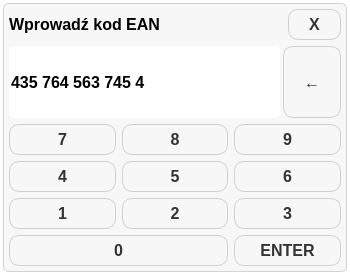
<?xml version="1.0" encoding="UTF-8"?>
<ui version="4.0">
 <class>KeyboardNumDialog</class>
 <widget class="QDialog" name="KeyboardNumDialog">
  <property name="windowModality">
   <enum>Qt::ApplicationModal</enum>
  </property>
  <property name="geometry">
   <rect>
    <x>0</x>
    <y>0</y>
    <width>350</width>
    <height>275</height>
   </rect>
  </property>
  <property name="sizePolicy">
   <sizepolicy hsizetype="Minimum" vsizetype="Preferred">
    <horstretch>0</horstretch>
    <verstretch>0</verstretch>
   </sizepolicy>
  </property>
  <property name="minimumSize">
   <size>
    <width>350</width>
    <height>0</height>
   </size>
  </property>
  <property name="windowTitle">
   <string>Dialog</string>
  </property>
  <property name="styleSheet">
   <string notr="true">background-color: transparent;</string>
  </property>
  <layout class="QVBoxLayout" name="verticalLayout">
   <property name="leftMargin">
    <number>3</number>
   </property>
   <property name="topMargin">
    <number>3</number>
   </property>
   <property name="rightMargin">
    <number>3</number>
   </property>
   <property name="bottomMargin">
    <number>3</number>
   </property>
   <item>
    <widget class="QWidget" name="widget" native="true">
     <property name="styleSheet">
      <string notr="true">#widget {
background-color: rgb(247, 247, 247); 
border: 1px solid rgb(212, 210, 210); 
border-radius: 5px;
}</string>
     </property>
     <layout class="QVBoxLayout" name="verticalLayout_2">
      <property name="leftMargin">
       <number>6</number>
      </property>
      <property name="topMargin">
       <number>6</number>
      </property>
      <property name="rightMargin">
       <number>6</number>
      </property>
      <property name="bottomMargin">
       <number>6</number>
      </property>
      <item>
       <layout class="QHBoxLayout" name="horizontalLayout">
        <item>
         <widget class="QLabel" name="label">
          <property name="sizePolicy">
           <sizepolicy hsizetype="Expanding" vsizetype="Preferred">
            <horstretch>0</horstretch>
            <verstretch>0</verstretch>
           </sizepolicy>
          </property>
          <property name="font">
           <font>
            <pointsize>12</pointsize>
            <weight>75</weight>
            <bold>true</bold>
            <strikeout>false</strikeout>
           </font>
          </property>
          <property name="text">
           <string>Wprowadź kod EAN</string>
          </property>
         </widget>
        </item>
        <item>
         <widget class="QPushButton" name="cancelPushButton">
          <property name="font">
           <font>
            <pointsize>-1</pointsize>
            <weight>75</weight>
            <bold>true</bold>
            <underline>false</underline>
            <strikeout>false</strikeout>
           </font>
          </property>
          <property name="styleSheet">
           <string notr="true">QPushButton {
    background-color: qlineargradient(x1: 0, y1: 0, x2: 0, y2: 1,
                                      stop: 0 #f8f8f8, stop: 1 #e0e0e0);
    border: 1px solid #d0d0d0;
    border-radius: 10px;
    color: #333333;
    padding: 5px 20px;
    font-size: 16px;
    font-weight: bold;
    text-align: center;
    text-decoration: none;
    outline: none;
}

QPushButton:hover {
    background-color: qlineargradient(x1: 0, y1: 0, x2: 0, y2: 1,
                                      stop: 0 #f0f0f0, stop: 1 #d8d8d8);
    border: 1px solid #c0c0c0;
}

QPushButton:pressed {
    background-color: qlineargradient(x1: 0, y1: 0, x2: 0, y2: 1,
                                      stop: 0 #e8e8e8, stop: 1 #d0d0d0);
    border: 1px solid #b0b0b0;
    padding: 8px 18px;
}

QPushButton:disabled {
    background-color: #f0f0f0;
    border: 1px solid #e0e0e0;
    color: #a0a0a0;
}</string>
          </property>
          <property name="text">
           <string>X</string>
          </property>
         </widget>
        </item>
       </layout>
      </item>
      <item>
       <layout class="QHBoxLayout" name="eanHorizontalLayout">
        <property name="spacing">
         <number>3</number>
        </property>
        <item>
         <widget class="QLineEdit" name="eanLineEdit">
          <property name="sizePolicy">
           <sizepolicy hsizetype="MinimumExpanding" vsizetype="Preferred">
            <horstretch>0</horstretch>
            <verstretch>0</verstretch>
           </sizepolicy>
          </property>
          <property name="minimumSize">
           <size>
            <width>240</width>
            <height>0</height>
           </size>
          </property>
          <property name="font">
           <font>
            <pointsize>12</pointsize>
            <weight>75</weight>
            <bold>true</bold>
           </font>
          </property>
          <property name="focusPolicy">
           <enum>Qt::NoFocus</enum>
          </property>
          <property name="styleSheet">
           <string notr="true">background-color: rgb(255, 255, 255);border-radius:5px;</string>
          </property>
          <property name="text">
           <string>435 764 563 745 4</string>
          </property>
          <property name="readOnly">
           <bool>true</bool>
          </property>
         </widget>
        </item>
        <item>
         <widget class="QPushButton" name="bckspcPushButton">
          <property name="sizePolicy">
           <sizepolicy hsizetype="Minimum" vsizetype="Minimum">
            <horstretch>0</horstretch>
            <verstretch>0</verstretch>
           </sizepolicy>
          </property>
          <property name="font">
           <font>
            <pointsize>-1</pointsize>
            <weight>75</weight>
            <bold>true</bold>
            <underline>false</underline>
            <strikeout>false</strikeout>
           </font>
          </property>
          <property name="styleSheet">
           <string notr="true">QPushButton {
    background-color: qlineargradient(x1: 0, y1: 0, x2: 0, y2: 1,
                                      stop: 0 #f8f8f8, stop: 1 #e0e0e0);
    border: 1px solid #d0d0d0;
    border-radius: 10px;
    color: #333333;
    padding: 5px 20px;
    font-size: 16px;
    font-weight: bold;
    text-align: center;
    text-decoration: none;
    outline: none;
}

QPushButton:hover {
    background-color: qlineargradient(x1: 0, y1: 0, x2: 0, y2: 1,
                                      stop: 0 #f0f0f0, stop: 1 #d8d8d8);
    border: 1px solid #c0c0c0;
}

QPushButton:pressed {
    background-color: qlineargradient(x1: 0, y1: 0, x2: 0, y2: 1,
                                      stop: 0 #e8e8e8, stop: 1 #d0d0d0);
    border: 1px solid #b0b0b0;
    padding: 8px 18px;
}

QPushButton:disabled {
    background-color: #f0f0f0;
    border: 1px solid #e0e0e0;
    color: #a0a0a0;
}</string>
          </property>
          <property name="text">
           <string>←</string>
          </property>
         </widget>
        </item>
       </layout>
      </item>
      <item>
       <layout class="QGridLayout" name="dButtonsGridLayout">
        <item row="1" column="1">
         <widget class="QPushButton" name="d5PushButton">
          <property name="font">
           <font>
            <pointsize>-1</pointsize>
            <weight>75</weight>
            <bold>true</bold>
            <underline>false</underline>
            <strikeout>false</strikeout>
           </font>
          </property>
          <property name="styleSheet">
           <string notr="true">QPushButton {
    background-color: qlineargradient(x1: 0, y1: 0, x2: 0, y2: 1,
                                      stop: 0 #f8f8f8, stop: 1 #e0e0e0);
    border: 1px solid #d0d0d0;
    border-radius: 10px;
    color: #333333;
    padding: 5px 20px;
    font-size: 16px;
    font-weight: bold;
    text-align: center;
    text-decoration: none;
    outline: none;
}

QPushButton:hover {
    background-color: qlineargradient(x1: 0, y1: 0, x2: 0, y2: 1,
                                      stop: 0 #f0f0f0, stop: 1 #d8d8d8);
    border: 1px solid #c0c0c0;
}

QPushButton:pressed {
    background-color: qlineargradient(x1: 0, y1: 0, x2: 0, y2: 1,
                                      stop: 0 #e8e8e8, stop: 1 #d0d0d0);
    border: 1px solid #b0b0b0;
    padding: 8px 18px;
}

QPushButton:disabled {
    background-color: #f0f0f0;
    border: 1px solid #e0e0e0;
    color: #a0a0a0;
}</string>
          </property>
          <property name="text">
           <string>5</string>
          </property>
         </widget>
        </item>
        <item row="1" column="2">
         <widget class="QPushButton" name="d6PushButton">
          <property name="font">
           <font>
            <pointsize>-1</pointsize>
            <weight>75</weight>
            <bold>true</bold>
            <underline>false</underline>
            <strikeout>false</strikeout>
           </font>
          </property>
          <property name="styleSheet">
           <string notr="true">QPushButton {
    background-color: qlineargradient(x1: 0, y1: 0, x2: 0, y2: 1,
                                      stop: 0 #f8f8f8, stop: 1 #e0e0e0);
    border: 1px solid #d0d0d0;
    border-radius: 10px;
    color: #333333;
    padding: 5px 20px;
    font-size: 16px;
    font-weight: bold;
    text-align: center;
    text-decoration: none;
    outline: none;
}

QPushButton:hover {
    background-color: qlineargradient(x1: 0, y1: 0, x2: 0, y2: 1,
                                      stop: 0 #f0f0f0, stop: 1 #d8d8d8);
    border: 1px solid #c0c0c0;
}

QPushButton:pressed {
    background-color: qlineargradient(x1: 0, y1: 0, x2: 0, y2: 1,
                                      stop: 0 #e8e8e8, stop: 1 #d0d0d0);
    border: 1px solid #b0b0b0;
    padding: 8px 18px;
}

QPushButton:disabled {
    background-color: #f0f0f0;
    border: 1px solid #e0e0e0;
    color: #a0a0a0;
}</string>
          </property>
          <property name="text">
           <string>6</string>
          </property>
         </widget>
        </item>
        <item row="2" column="0">
         <widget class="QPushButton" name="d1PushButton">
          <property name="font">
           <font>
            <pointsize>-1</pointsize>
            <weight>75</weight>
            <bold>true</bold>
            <underline>false</underline>
            <strikeout>false</strikeout>
           </font>
          </property>
          <property name="styleSheet">
           <string notr="true">QPushButton {
    background-color: qlineargradient(x1: 0, y1: 0, x2: 0, y2: 1,
                                      stop: 0 #f8f8f8, stop: 1 #e0e0e0);
    border: 1px solid #d0d0d0;
    border-radius: 10px;
    color: #333333;
    padding: 5px 20px;
    font-size: 16px;
    font-weight: bold;
    text-align: center;
    text-decoration: none;
    outline: none;
}

QPushButton:hover {
    background-color: qlineargradient(x1: 0, y1: 0, x2: 0, y2: 1,
                                      stop: 0 #f0f0f0, stop: 1 #d8d8d8);
    border: 1px solid #c0c0c0;
}

QPushButton:pressed {
    background-color: qlineargradient(x1: 0, y1: 0, x2: 0, y2: 1,
                                      stop: 0 #e8e8e8, stop: 1 #d0d0d0);
    border: 1px solid #b0b0b0;
    padding: 8px 18px;
}

QPushButton:disabled {
    background-color: #f0f0f0;
    border: 1px solid #e0e0e0;
    color: #a0a0a0;
}</string>
          </property>
          <property name="text">
           <string>1</string>
          </property>
         </widget>
        </item>
        <item row="1" column="0">
         <widget class="QPushButton" name="d4PushButton">
          <property name="font">
           <font>
            <pointsize>-1</pointsize>
            <weight>75</weight>
            <bold>true</bold>
            <underline>false</underline>
            <strikeout>false</strikeout>
           </font>
          </property>
          <property name="styleSheet">
           <string notr="true">QPushButton {
    background-color: qlineargradient(x1: 0, y1: 0, x2: 0, y2: 1,
                                      stop: 0 #f8f8f8, stop: 1 #e0e0e0);
    border: 1px solid #d0d0d0;
    border-radius: 10px;
    color: #333333;
    padding: 5px 20px;
    font-size: 16px;
    font-weight: bold;
    text-align: center;
    text-decoration: none;
    outline: none;
}

QPushButton:hover {
    background-color: qlineargradient(x1: 0, y1: 0, x2: 0, y2: 1,
                                      stop: 0 #f0f0f0, stop: 1 #d8d8d8);
    border: 1px solid #c0c0c0;
}

QPushButton:pressed {
    background-color: qlineargradient(x1: 0, y1: 0, x2: 0, y2: 1,
                                      stop: 0 #e8e8e8, stop: 1 #d0d0d0);
    border: 1px solid #b0b0b0;
    padding: 8px 18px;
}

QPushButton:disabled {
    background-color: #f0f0f0;
    border: 1px solid #e0e0e0;
    color: #a0a0a0;
}</string>
          </property>
          <property name="text">
           <string>4</string>
          </property>
         </widget>
        </item>
        <item row="2" column="2">
         <widget class="QPushButton" name="d3PushButton">
          <property name="font">
           <font>
            <pointsize>-1</pointsize>
            <weight>75</weight>
            <bold>true</bold>
            <underline>false</underline>
            <strikeout>false</strikeout>
           </font>
          </property>
          <property name="styleSheet">
           <string notr="true">QPushButton {
    background-color: qlineargradient(x1: 0, y1: 0, x2: 0, y2: 1,
                                      stop: 0 #f8f8f8, stop: 1 #e0e0e0);
    border: 1px solid #d0d0d0;
    border-radius: 10px;
    color: #333333;
    padding: 5px 20px;
    font-size: 16px;
    font-weight: bold;
    text-align: center;
    text-decoration: none;
    outline: none;
}

QPushButton:hover {
    background-color: qlineargradient(x1: 0, y1: 0, x2: 0, y2: 1,
                                      stop: 0 #f0f0f0, stop: 1 #d8d8d8);
    border: 1px solid #c0c0c0;
}

QPushButton:pressed {
    background-color: qlineargradient(x1: 0, y1: 0, x2: 0, y2: 1,
                                      stop: 0 #e8e8e8, stop: 1 #d0d0d0);
    border: 1px solid #b0b0b0;
    padding: 8px 18px;
}

QPushButton:disabled {
    background-color: #f0f0f0;
    border: 1px solid #e0e0e0;
    color: #a0a0a0;
}</string>
          </property>
          <property name="text">
           <string>3</string>
          </property>
         </widget>
        </item>
        <item row="0" column="2">
         <widget class="QPushButton" name="d9PushButton">
          <property name="font">
           <font>
            <pointsize>-1</pointsize>
            <weight>75</weight>
            <bold>true</bold>
            <underline>false</underline>
            <strikeout>false</strikeout>
           </font>
          </property>
          <property name="styleSheet">
           <string notr="true">QPushButton {
    background-color: qlineargradient(x1: 0, y1: 0, x2: 0, y2: 1,
                                      stop: 0 #f8f8f8, stop: 1 #e0e0e0);
    border: 1px solid #d0d0d0;
    border-radius: 10px;
    color: #333333;
    padding: 5px 20px;
    font-size: 16px;
    font-weight: bold;
    text-align: center;
    text-decoration: none;
    outline: none;
}

QPushButton:hover {
    background-color: qlineargradient(x1: 0, y1: 0, x2: 0, y2: 1,
                                      stop: 0 #f0f0f0, stop: 1 #d8d8d8);
    border: 1px solid #c0c0c0;
}

QPushButton:pressed {
    background-color: qlineargradient(x1: 0, y1: 0, x2: 0, y2: 1,
                                      stop: 0 #e8e8e8, stop: 1 #d0d0d0);
    border: 1px solid #b0b0b0;
    padding: 8px 18px;
}

QPushButton:disabled {
    background-color: #f0f0f0;
    border: 1px solid #e0e0e0;
    color: #a0a0a0;
}</string>
          </property>
          <property name="text">
           <string>9</string>
          </property>
         </widget>
        </item>
        <item row="0" column="1">
         <widget class="QPushButton" name="d8PushButton">
          <property name="font">
           <font>
            <pointsize>-1</pointsize>
            <weight>75</weight>
            <bold>true</bold>
            <underline>false</underline>
            <strikeout>false</strikeout>
           </font>
          </property>
          <property name="styleSheet">
           <string notr="true">QPushButton {
    background-color: qlineargradient(x1: 0, y1: 0, x2: 0, y2: 1,
                                      stop: 0 #f8f8f8, stop: 1 #e0e0e0);
    border: 1px solid #d0d0d0;
    border-radius: 10px;
    color: #333333;
    padding: 5px 20px;
    font-size: 16px;
    font-weight: bold;
    text-align: center;
    text-decoration: none;
    outline: none;
}

QPushButton:hover {
    background-color: qlineargradient(x1: 0, y1: 0, x2: 0, y2: 1,
                                      stop: 0 #f0f0f0, stop: 1 #d8d8d8);
    border: 1px solid #c0c0c0;
}

QPushButton:pressed {
    background-color: qlineargradient(x1: 0, y1: 0, x2: 0, y2: 1,
                                      stop: 0 #e8e8e8, stop: 1 #d0d0d0);
    border: 1px solid #b0b0b0;
    padding: 8px 18px;
}

QPushButton:disabled {
    background-color: #f0f0f0;
    border: 1px solid #e0e0e0;
    color: #a0a0a0;
}</string>
          </property>
          <property name="text">
           <string>8</string>
          </property>
         </widget>
        </item>
        <item row="0" column="0">
         <widget class="QPushButton" name="d7PushButton">
          <property name="font">
           <font>
            <pointsize>-1</pointsize>
            <weight>75</weight>
            <bold>true</bold>
            <underline>false</underline>
            <strikeout>false</strikeout>
           </font>
          </property>
          <property name="styleSheet">
           <string notr="true">QPushButton {
    background-color: qlineargradient(x1: 0, y1: 0, x2: 0, y2: 1,
                                      stop: 0 #f8f8f8, stop: 1 #e0e0e0);
    border: 1px solid #d0d0d0;
    border-radius: 10px;
    color: #333333;
    padding: 5px 20px;
    font-size: 16px;
    font-weight: bold;
    text-align: center;
    text-decoration: none;
    outline: none;
}

QPushButton:hover {
    background-color: qlineargradient(x1: 0, y1: 0, x2: 0, y2: 1,
                                      stop: 0 #f0f0f0, stop: 1 #d8d8d8);
    border: 1px solid #c0c0c0;
}

QPushButton:pressed {
    background-color: qlineargradient(x1: 0, y1: 0, x2: 0, y2: 1,
                                      stop: 0 #e8e8e8, stop: 1 #d0d0d0);
    border: 1px solid #b0b0b0;
    padding: 8px 18px;
}

QPushButton:disabled {
    background-color: #f0f0f0;
    border: 1px solid #e0e0e0;
    color: #a0a0a0;
}</string>
          </property>
          <property name="text">
           <string>7</string>
          </property>
         </widget>
        </item>
        <item row="2" column="1">
         <widget class="QPushButton" name="d2PushButton">
          <property name="font">
           <font>
            <pointsize>-1</pointsize>
            <weight>75</weight>
            <bold>true</bold>
            <underline>false</underline>
            <strikeout>false</strikeout>
           </font>
          </property>
          <property name="styleSheet">
           <string notr="true">QPushButton {
    background-color: qlineargradient(x1: 0, y1: 0, x2: 0, y2: 1,
                                      stop: 0 #f8f8f8, stop: 1 #e0e0e0);
    border: 1px solid #d0d0d0;
    border-radius: 10px;
    color: #333333;
    padding: 5px 20px;
    font-size: 16px;
    font-weight: bold;
    text-align: center;
    text-decoration: none;
    outline: none;
}

QPushButton:hover {
    background-color: qlineargradient(x1: 0, y1: 0, x2: 0, y2: 1,
                                      stop: 0 #f0f0f0, stop: 1 #d8d8d8);
    border: 1px solid #c0c0c0;
}

QPushButton:pressed {
    background-color: qlineargradient(x1: 0, y1: 0, x2: 0, y2: 1,
                                      stop: 0 #e8e8e8, stop: 1 #d0d0d0);
    border: 1px solid #b0b0b0;
    padding: 8px 18px;
}

QPushButton:disabled {
    background-color: #f0f0f0;
    border: 1px solid #e0e0e0;
    color: #a0a0a0;
}</string>
          </property>
          <property name="text">
           <string>2</string>
          </property>
         </widget>
        </item>
        <item row="3" column="0" colspan="2">
         <widget class="QPushButton" name="d0PushButton">
          <property name="font">
           <font>
            <pointsize>-1</pointsize>
            <weight>75</weight>
            <bold>true</bold>
            <underline>false</underline>
            <strikeout>false</strikeout>
           </font>
          </property>
          <property name="styleSheet">
           <string notr="true">QPushButton {
    background-color: qlineargradient(x1: 0, y1: 0, x2: 0, y2: 1,
                                      stop: 0 #f8f8f8, stop: 1 #e0e0e0);
    border: 1px solid #d0d0d0;
    border-radius: 10px;
    color: #333333;
    padding: 5px 20px;
    font-size: 16px;
    font-weight: bold;
    text-align: center;
    text-decoration: none;
    outline: none;
}

QPushButton:hover {
    background-color: qlineargradient(x1: 0, y1: 0, x2: 0, y2: 1,
                                      stop: 0 #f0f0f0, stop: 1 #d8d8d8);
    border: 1px solid #c0c0c0;
}

QPushButton:pressed {
    background-color: qlineargradient(x1: 0, y1: 0, x2: 0, y2: 1,
                                      stop: 0 #e8e8e8, stop: 1 #d0d0d0);
    border: 1px solid #b0b0b0;
    padding: 8px 18px;
}

QPushButton:disabled {
    background-color: #f0f0f0;
    border: 1px solid #e0e0e0;
    color: #a0a0a0;
}</string>
          </property>
          <property name="text">
           <string>0</string>
          </property>
         </widget>
        </item>
        <item row="3" column="2">
         <widget class="QPushButton" name="confirmPushButton">
          <property name="font">
           <font>
            <pointsize>-1</pointsize>
            <weight>75</weight>
            <bold>true</bold>
            <underline>false</underline>
            <strikeout>false</strikeout>
           </font>
          </property>
          <property name="styleSheet">
           <string notr="true">QPushButton {
    background-color: qlineargradient(x1: 0, y1: 0, x2: 0, y2: 1,
                                      stop: 0 #f8f8f8, stop: 1 #e0e0e0);
    border: 1px solid #d0d0d0;
    border-radius: 10px;
    color: #333333;
    padding: 5px 20px;
    font-size: 16px;
    font-weight: bold;
    text-align: center;
    text-decoration: none;
    outline: none;
}

QPushButton:hover {
    background-color: qlineargradient(x1: 0, y1: 0, x2: 0, y2: 1,
                                      stop: 0 #f0f0f0, stop: 1 #d8d8d8);
    border: 1px solid #c0c0c0;
}

QPushButton:pressed {
    background-color: qlineargradient(x1: 0, y1: 0, x2: 0, y2: 1,
                                      stop: 0 #e8e8e8, stop: 1 #d0d0d0);
    border: 1px solid #b0b0b0;
    padding: 8px 18px;
}

QPushButton:disabled {
    background-color: #f0f0f0;
    border: 1px solid #e0e0e0;
    color: #a0a0a0;
}</string>
          </property>
          <property name="text">
           <string>ENTER</string>
          </property>
         </widget>
        </item>
       </layout>
      </item>
     </layout>
    </widget>
   </item>
  </layout>
 </widget>
 <resources/>
 <connections/>
</ui>
